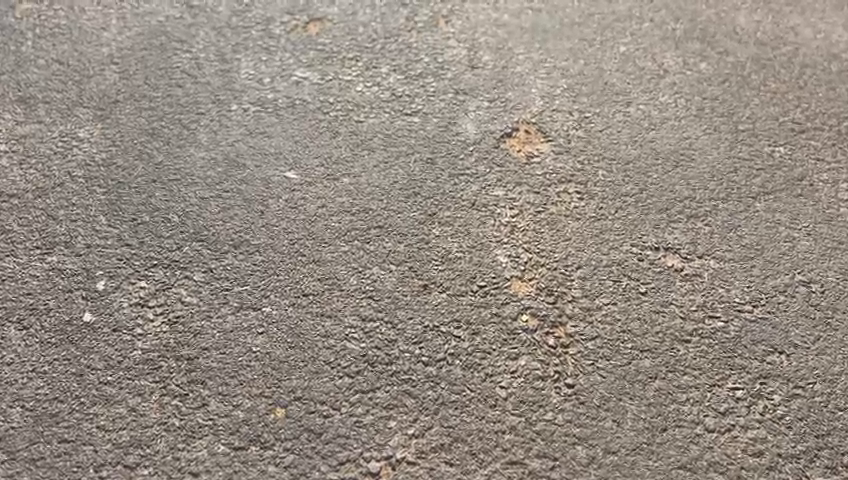
#> input picture frame 17 of test1.mp4, 848 x 480 px, given in place of the camera
$ python path.py
#> lines starting #> are read from the running program, lines starting #| are printed output that depends on the picture; after the words box and inside, x2 and y2 are one past the last pixel; in counts of white or black regions, pixels touching at a corner belong together
import cv2
import numpy as np
import heapq
import time
import os

class PotholeAvoidanceSystem:
    def __init__(self, grid_resolution=20):
        """
        Initialize the pothole avoidance system.

        Args:
            grid_resolution: Resolution reduction factor for the occupancy grid
        """
        self.grid_resolution = grid_resolution
        self.current_path = None
        self.last_plan_time = 0
        self.replan_interval = 1.0  # Replan every 1 second
        self.traversal_distance = 10  # Distance to commit to before replanning
        self.distance_traveled = 0
        self.occupancy_grid = None
        self.grid_shape = None

        # Metrics accumulators
        self.total_success = 0
        self.total_path_length = 0
        self.total_computation_time = 0
        self.num_plans = 0

    def detect_potholes(self, frame):
        """
        Detect potholes in the input frame using color thresholding for red outlines.

        Args:
            frame: Input video frame

        Returns:
            Binary mask where 1 represents pothole areas
        """
        # Convert to HSV for better color segmentation
        hsv = cv2.cvtColor(frame, cv2.COLOR_BGR2HSV)

        # Define range for red color (two ranges due to HSV color space)
        lower_red1 = np.array([0, 100, 100])
        upper_red1 = np.array([10, 255, 255])
        lower_red2 = np.array([160, 100, 100])
        upper_red2 = np.array([180, 255, 255])

        # Create masks for red color
        mask1 = cv2.inRange(hsv, lower_red1, upper_red1)
        mask2 = cv2.inRange(hsv, lower_red2, upper_red2)
        red_mask = cv2.bitwise_or(mask1, mask2)

        # Apply morphological operations to clean up the mask
        kernel = np.ones((5, 5), np.uint8)
        red_mask = cv2.dilate(red_mask, kernel, iterations=2)
        red_mask = cv2.erode(red_mask, kernel, iterations=1)

        # Find contours of the red areas
        contours, _ = cv2.findContours(red_mask, cv2.RETR_EXTERNAL, cv2.CHAIN_APPROX_SIMPLE)

        # Create a mask for the filled pothole areas
        pothole_mask = np.zeros_like(red_mask)
        for contour in contours:
            if cv2.contourArea(contour) > 50:  # Filter small noise
                cv2.drawContours(pothole_mask, [contour], -1, 255, -1)  # Fill the contour

        return pothole_mask

    def create_occupancy_grid(self, frame, pothole_mask):
        """
        Create a lower resolution occupancy grid from the pothole mask.

        Args:
            frame: Original frame for size reference
            pothole_mask: Binary mask of pothole areas

        Returns:
            Occupancy grid where 1 represents obstacles/potholes
        """
        height, width = pothole_mask.shape

        # Calculate new dimensions
        grid_height = height // self.grid_resolution
        grid_width = width // self.grid_resolution
        self.grid_shape = (grid_height, grid_width)

        # Create empty occupancy grid
        self.occupancy_grid = np.zeros((grid_height, grid_width), dtype=np.uint8)

        # Populate occupancy grid
        for i in range(grid_height):
            for j in range(grid_width):
                # Get corresponding region in the original mask
                region = pothole_mask[i*self.grid_resolution:(i+1)*self.grid_resolution,
                                      j*self.grid_resolution:(j+1)*self.grid_resolution]

                # If any pixel in the region is part of a pothole, mark cell as occupied
                if np.any(region > 0):
                    self.occupancy_grid[i, j] = 1
        return self.occupancy_grid

    # [15 lines left out: function get_pothole_size, not called in this run]

    def heuristic(self, a, b):
        """Manhattan distance heuristic for A* algorithm"""
        return abs(b[0] - a[0]) + abs(b[1] - a[1])

    def a_star_planning(self, start, goal):
        """
        A* path planning algorithm with metrics.

        Args:
            start: Starting position (row, col)
            goal: Goal position (row, col)

        Returns:
            path: List of positions forming the path from start to goal
            success: 1 if path is found and avoids potholes, 0 otherwise
            path_length: Number of grid cells in the path
            computation_time: Time taken to compute the path
        """
        start_time = time.time()

        # If start or goal are in occupied cells, find closest free cells
        if self.occupancy_grid[start[0], start[1]] == 1:
            start = self.find_nearest_free_cell(start)

        if self.occupancy_grid[goal[0], goal[1]] == 1:
            goal = self.find_nearest_free_cell(goal)

        # Valid neighboring positions (8-connectivity)
        neighbors = [(0, 1), (0, -1), (1, 0), (-1, 0),
                     (1, 1), (1, -1), (-1, 1), (-1, -1)]

        close_set = set()
        came_from = {}
        gscore = {start: 0}
        fscore = {start: self.heuristic(start, goal)}
        oheap = []

        heapq.heappush(oheap, (fscore[start], start))

        # Store pothole sizes for possible later use
        pothole_sizes = {}

        while oheap:
            current = heapq.heappop(oheap)[1]

            if current == goal:
                path = []
                while current in came_from:
                    path.append(current)
                    current = came_from[current]
                path.append(start)
                path.reverse()
                computation_time = time.time() - start_time
                # Check if path avoids potholes
                pothole_hit = any(self.occupancy_grid[p[0], p[1]] == 1 for p in path)
                success = 1 if not pothole_hit else 0
                path_length = len(path)
                return path, success, path_length, computation_time

            close_set.add(current)

            for i, j in neighbors:
                neighbor = current[0] + i, current[1] + j

                # Check if neighbor is within bounds
                if (neighbor[0] < 0 or neighbor[0] >= self.grid_shape[0] or
                    neighbor[1] < 0 or neighbor[1] >= self.grid_shape[1]):
                    continue

                # Check if this neighbor has already been processed
                if neighbor in close_set:
                    continue

                # Calculate tentative g score
                tentative_g_score = gscore[current] + 1

                # Add penalty for cells with potholes
                if self.occupancy_grid[neighbor[0], neighbor[1]] == 1:
                    # Get pothole size if not already calculated
                    if neighbor not in pothole_sizes:
                        pothole_sizes[neighbor] = self.get_pothole_size(neighbor[0], neighbor[1])

                    # Large penalty for potholes, but still allows traversal if necessary
                    tentative_g_score += 100 + pothole_sizes[neighbor]

                if neighbor not in gscore or tentative_g_score < gscore[neighbor]:
                    came_from[neighbor] = current
                    gscore[neighbor] = tentative_g_score
                    fscore[neighbor] = tentative_g_score + self.heuristic(neighbor, goal)
                    heapq.heappush(oheap, (fscore[neighbor], neighbor))

        # If no path is found, find the path with the smallest pothole to traverse
        if not self.current_path:
            print("No completely safe path found. Finding path with smallest pothole.")
            path = self.find_path_with_smallest_pothole(start, goal)
            computation_time = time.time() - start_time
            if path:
                pothole_hit = any(self.occupancy_grid[p[0], p[1]] == 1 for p in path)
                success = 0  # Since it traverses a pothole
                path_length = len(path)
                return path, success, path_length, computation_time
            else:
                return None, 0, 0, computation_time
        return self.current_path, 0, 0, computation_time

    # [81 lines left out: functions find_nearest_free_cell, find_path_with_smallest_pothole, not called in this run]

    def draw_path(self, frame, path):
        """
        Draw the computed path on the frame.

        Args:
            frame: Input video frame
            path: List of grid positions forming the path

        Returns:
            Frame with the path drawn on it
        """
        result_frame = frame.copy()

        if path:
            # Convert grid coordinates to pixel coordinates
            pixel_path = []
            for point in path:
                pixel_y = (point[0] * self.grid_resolution) + (self.grid_resolution // 2)
                pixel_x = (point[1] * self.grid_resolution) + (self.grid_resolution // 2)
                pixel_path.append((pixel_x, pixel_y))

            # Draw path as blue line
            for i in range(len(pixel_path) - 1):
                cv2.line(result_frame, pixel_path[i], pixel_path[i+1],
                        (255, 0, 0), 2)  # Blue line

            # Mark start and goal
            cv2.circle(result_frame, pixel_path[0], 5, (0, 255, 0), -1)  # Green start
            cv2.circle(result_frame, pixel_path[-1], 5, (0, 0, 255), -1)  # Red goal

        return result_frame

    def visualize_occupancy_grid(self, frame):
        """
        Visualize the occupancy grid as an overlay on the frame.

        Args:
            frame: Input video frame

        Returns:
            Frame with occupancy grid visualization
        """
        result_frame = frame.copy()

        if self.occupancy_grid is not None:
            # Draw grid cells
            for i in range(self.grid_shape[0]):
                for j in range(self.grid_shape[1]):
                    x = j * self.grid_resolution
                    y = i * self.grid_resolution

                    if self.occupancy_grid[i, j] == 1:
                        # Draw occupied cells as semi-transparent red
                        cv2.rectangle(result_frame, (x, y),
                                     (x + self.grid_resolution, y + self.grid_resolution),
                                     (0, 0, 255), 1)
                        overlay = result_frame.copy()
                        cv2.rectangle(overlay, (x, y),
                                     (x + self.grid_resolution, y + self.grid_resolution),
                                     (0, 0, 255), -1)
                        cv2.addWeighted(overlay, 0.3, result_frame, 0.7, 0, result_frame)

        return result_frame

    def process_frame(self, frame):
        """
        Process a single video frame and update metrics.

        Args:
            frame: Input video frame

        Returns:
            Processed frame with path visualization
        """
        # Detect potholes
        self.pothole_mask = self.detect_potholes(frame)

        # Create occupancy grid
        self.occupancy_grid = self.create_occupancy_grid(frame, self.pothole_mask)

        # Visualize the occupancy grid
        result_frame = self.visualize_occupancy_grid(frame)

        # For demonstration, use fixed start and goal positions
        # In a real system, these would be determined based on the bot's position and target
        start = (self.grid_shape[0] - 5, self.grid_shape[1] // 2)  # Bottom center
        goal = (5, self.grid_shape[1] // 2)  # Top center

        current_time = time.time()

        # Check if we need to replan
        new_plan_needed = (
            self.current_path is None or
            (current_time - self.last_plan_time) > self.replan_interval or
            self.distance_traveled >= self.traversal_distance
        )

        if new_plan_needed:
            # Plan new path with metrics
            path, success, path_length, computation_time = self.a_star_planning(start, goal)
            if path:
                self.current_path = path
                # Update metrics accumulators
                self.total_success += success
                self.total_path_length += path_length
                self.total_computation_time += computation_time
                self.num_plans += 1
            self.last_plan_time = current_time
            self.distance_traveled = 0
        else:
            # Increment distance traveled (this would come from odometry in a real system)
            self.distance_traveled += 1

        # Draw path on the frame
        result_frame = self.draw_path(result_frame, self.current_path)

        # Draw pothole contours
        result_frame_with_potholes = result_frame.copy()
        contours, _ = cv2.findContours(self.pothole_mask, cv2.RETR_EXTERNAL, cv2.CHAIN_APPROX_SIMPLE)
        cv2.drawContours(result_frame_with_potholes, contours, -1, (0, 0, 255), 2)

        # Add status information to the frame
        info_text1 = f"Grid Resolution: {self.grid_resolution}px"
        info_text2 = f"Replanning: {'Yes' if new_plan_needed else 'No'}"
        info_text3 = f"Distance Traveled: {self.distance_traveled}/{self.traversal_distance}"

        cv2.putText(result_frame_with_potholes, info_text1, (10, 20),
                   cv2.FONT_HERSHEY_SIMPLEX, 0.5, (255, 255, 255), 1)
        cv2.putText(result_frame_with_potholes, info_text2, (10, 40),
                   cv2.FONT_HERSHEY_SIMPLEX, 0.5, (255, 255, 255), 1)
        cv2.putText(result_frame_with_potholes, info_text3, (10, 60),
                   cv2.FONT_HERSHEY_SIMPLEX, 0.5, (255, 255, 255), 1)

        return result_frame_with_potholes

    def get_metrics(self):
        """
        Calculate and return the average path planning metrics.

        Returns:
            dict: Success rate, average path length, average computation time
        """
        if self.num_plans == 0:
            return {"success_rate": 0, "avg_path_length": 0, "avg_computation_time": 0}

        success_rate = self.total_success / self.num_plans
        avg_path_length = self.total_path_length / self.num_plans
        avg_computation_time = self.total_computation_time / self.num_plans

        return {
            "success_rate": success_rate,
            "avg_path_length": avg_path_length,
            "avg_computation_time": avg_computation_time
        }

def main():
    # Set up the video source and output
    video_file = "segmented_road_output.mp4"  # Replace with your actual video file path
    output_file = "result2.avi"
    grid_resolution = 20

    # Check if video file exists
    if not os.path.exists(video_file):
        print(f"Error: Video file '{video_file}' not found")
        print("Falling back to webcam")
        cap = cv2.VideoCapture(0)
    else:
        print(f"Using video file: {video_file}")
        cap = cv2.VideoCapture(video_file)

    # Check if video opened successfully
    if not cap.isOpened():
        print("Error: Could not open video source")
        return

    # Get video properties
    frame_width = int(cap.get(cv2.CAP_PROP_FRAME_WIDTH))
    frame_height = int(cap.get(cv2.CAP_PROP_FRAME_HEIGHT))
    fps = cap.get(cv2.CAP_PROP_FPS)
    if fps <= 0:
        fps = 30  # Default FPS if not available

    print(f"Video dimensions: {frame_width}x{frame_height}, FPS: {fps}")

    # Initialize video writer
    fourcc = cv2.VideoWriter_fourcc(*'XVID')
    out = cv2.VideoWriter(output_file, fourcc, fps, (frame_width, frame_height))

    # Initialize pothole avoidance system
    avoidance_system = PotholeAvoidanceSystem(grid_resolution=grid_resolution)

    # Create display window
    cv2.namedWindow('Pothole Avoidance System', cv2.WINDOW_NORMAL)
    cv2.resizeWindow('Pothole Avoidance System', frame_width, frame_height)

    frame_count = 0
    start_time = time.time()

    while True:
        # Read frame
        ret, frame = cap.read()
#> frame is the input picture: shape (480, 848, 3); mean B, G, R 130.2, 139.7, 149
        if not ret:
            print("End of video or error reading frame")
            break

        frame_count += 1

        # Process frame
        result_frame = avoidance_system.process_frame(frame)
#> in detect_potholes, `contours, _ = cv2.findContours(red_mask, cv2.RETR_EXTERNAL, cv2.CHAIN_..`: contours = []
#> the loop in a_star_planning, `while oheap:` made 15 passes
#> (pothole_hit, success) on pass 15: (False, 1)
#> after the loop in a_star_planning, `while oheap:`: came_from = 47 items; close_set = 14 items; computation_time = 0.00867; fscore = 48 items; path = [(19, 21), (18, 21), (17, 21), (16, 21), (15, 21), (14, 21), (13, 21), (12, 21), (11, 21), (10, 21), (9, 21), (8, 21), (7, 21), (6, 21), (5, 21)]; path_length = 15; pothole_hit = False; pothole_sizes = 0 items; success = 1
#> in process_frame, `path, success, path_length, computation_time = self.a_star_planning(st..`: path_length = 15; computation_time = 0.00867
#> in process_frame, `self.current_path = path`: self.current_path has the same summary as path in a_star_planning
#> in process_frame, `self.total_success += success`: self.total_success = 1
#> in process_frame, `self.total_path_length += path_length`: self.total_path_length = 15
#> in process_frame, `self.total_computation_time += computation_time`: self.total_computation_time = 0.00867
#> the loop in draw_path, `for point in path:` made 15 passes
#> (point, pixel_y) on passes 1 to 8: ((19, 21), 390), ((18, 21), 370), ((17, 21), 350), ((16, 21), 330), ((15, 21), 310), ((14, 21), 290), ((13, 21), 270), ((12, 21), 250)
#> after the loop in draw_path, `for point in path:`: pixel_path = [(430, 390), (430, 370), (430, 350), (430, 330), (430, 310), (430, 290), (430, 270), (430, 250), (430, 230), (430, 210), (430, 190), (430, 170), (430, 150), (430, 130), (430, 110)]
#> the loop in draw_path, `for i in range(len(pixel_path) - 1):` made 14 passes
#> after the loop in draw_path, `for i in range(len(pixel_path) - 1):`:
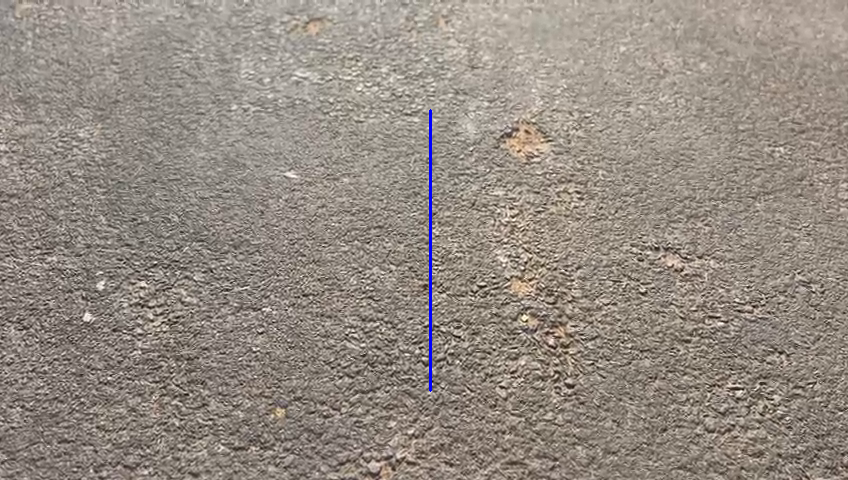
#> result_frame: shape (480, 848, 3); 0.21% of pixels changed, all inside (x1, y1, x2, y2) = (429, 109, 432, 392)
#> in process_frame, `contours, _ = cv2.findContours(self.pothole_mask, cv2.RETR_EXTERNAL, c..`: contours = []
#> in process_frame, `cv2.putText(result_frame_with_potholes, info_text3, (10, 60), cv2.FONT..`:
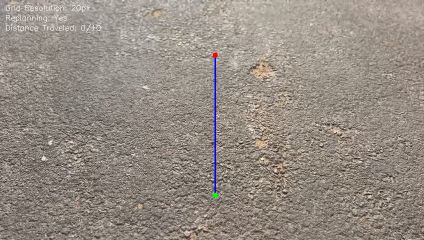
#> result_frame_with_potholes: shape (480, 848, 3) (shown at 1/2 size); mean B, G, R 130.7, 139.7, 148.9

        # Calculate and display FPS
        elapsed_time = time.time() - start_time
        if elapsed_time > 0:
            processing_fps = frame_count / elapsed_time
            cv2.putText(result_frame, f"Processing FPS: {processing_fps:.1f}",
                       (10, frame_height - 20), cv2.FONT_HERSHEY_SIMPLEX, 0.5, (255, 255, 255), 1)
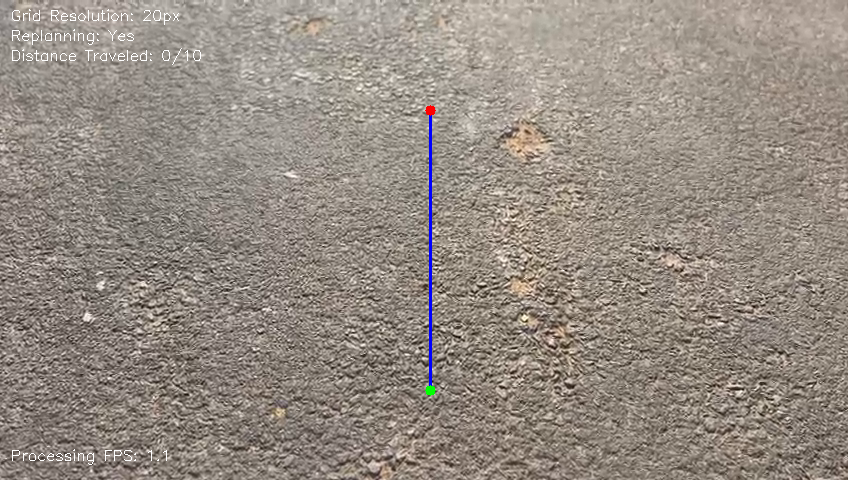
#> result_frame: shape (480, 848, 3); 0.08% of pixels changed, all inside (x1, y1, x2, y2) = (12, 449, 167, 465)

        # Write frame to output video
        out.write(result_frame)

        # Display result
        cv2.imshow('Pothole Avoidance System', result_frame)

        # Handle keyboard input
        key = cv2.waitKey(1) & 0xFF
#> (key q is pressed here)
        if key == ord('q'):
            print("Quitting")
            break
        elif key == ord('s'):
            # Save current frame
            timestamp = time.strftime("%Y%m%d-%H%M%S")
            filename = f"pothole_frame_{timestamp}.jpg"
            cv2.imwrite(filename, result_frame)
            print(f"Saved frame as {filename}")

    # Print processing statistics
    total_time = time.time() - start_time
    average_fps = frame_count / total_time if total_time > 0 else 0
    print(f"Processed {frame_count} frames in {total_time:.2f} seconds ({average_fps:.2f} FPS)")

    # Release resources
    cap.release()
    out.release()
    cv2.destroyAllWindows()

    # Print final path planning metrics
    metrics = avoidance_system.get_metrics()
#> in get_metrics, `success_rate = self.total_success / self.num_plans`: success_rate = 1
#> in get_metrics, `avg_path_length = self.total_path_length / self.num_plans`: avg_path_length = 15
#> in get_metrics, `avg_computation_time = self.total_computation_time / self.num_plans`: avg_computation_time = 0.00867
#> metrics = {'success_rate': 1, 'avg_path_length': 15, 'avg_computation_time': 0.00867}
    print(f"Path Planning Metrics:")
    print(f"  Success Rate: {metrics['success_rate']:.4f}")
#|   Success Rate: 1.0000
    print(f"  Avg Path Length: {metrics['avg_path_length']:.2f} grid cells")
#|   Avg Path Length: 15.00 grid cells
    print(f"  Avg Computation Time: {metrics['avg_computation_time']:.4f} seconds")
#|   Avg Computation Time: 0.0087 seconds

    print(f"Output video saved to {output_file}")

if __name__ == "__main__":
    main()
